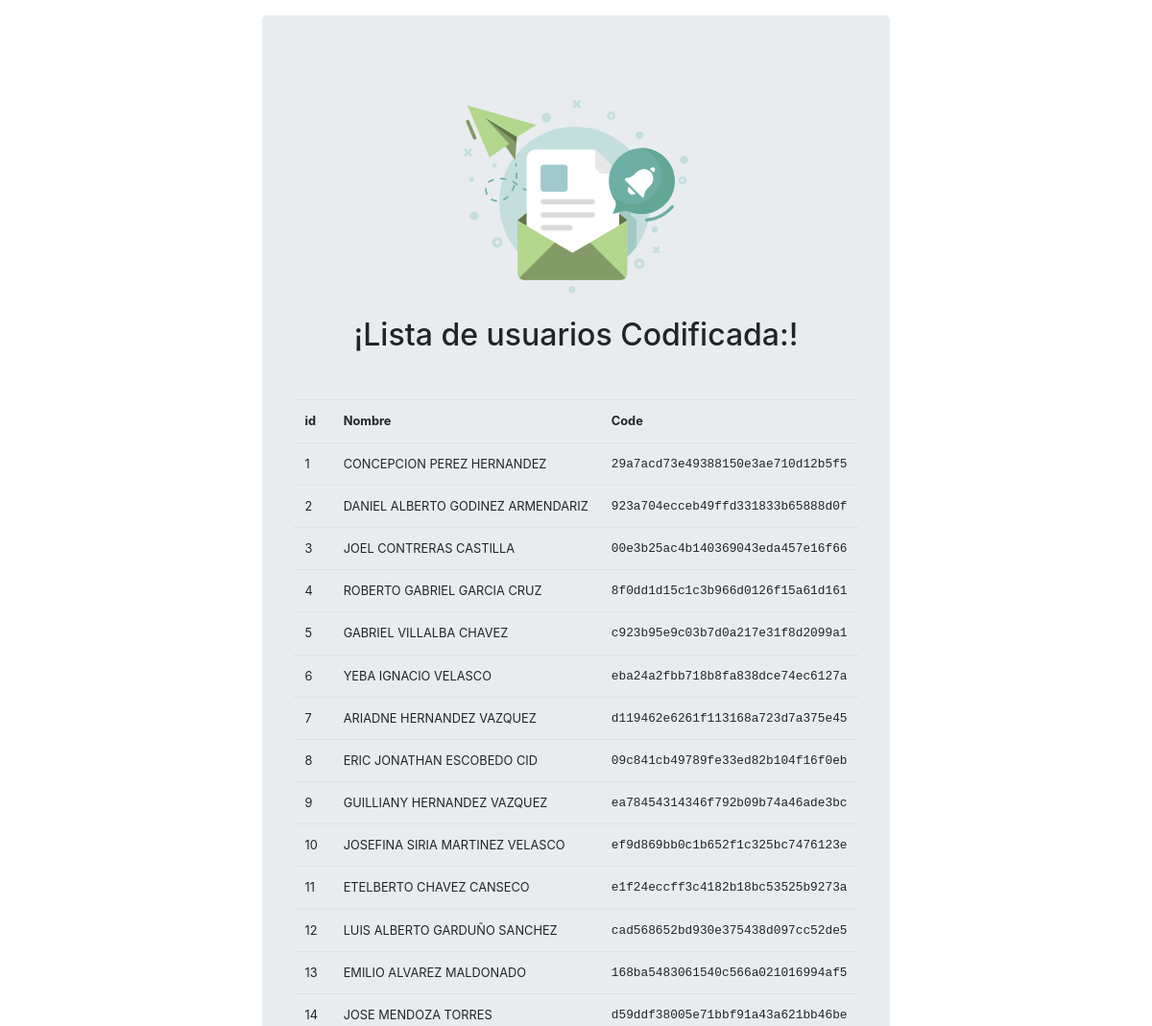
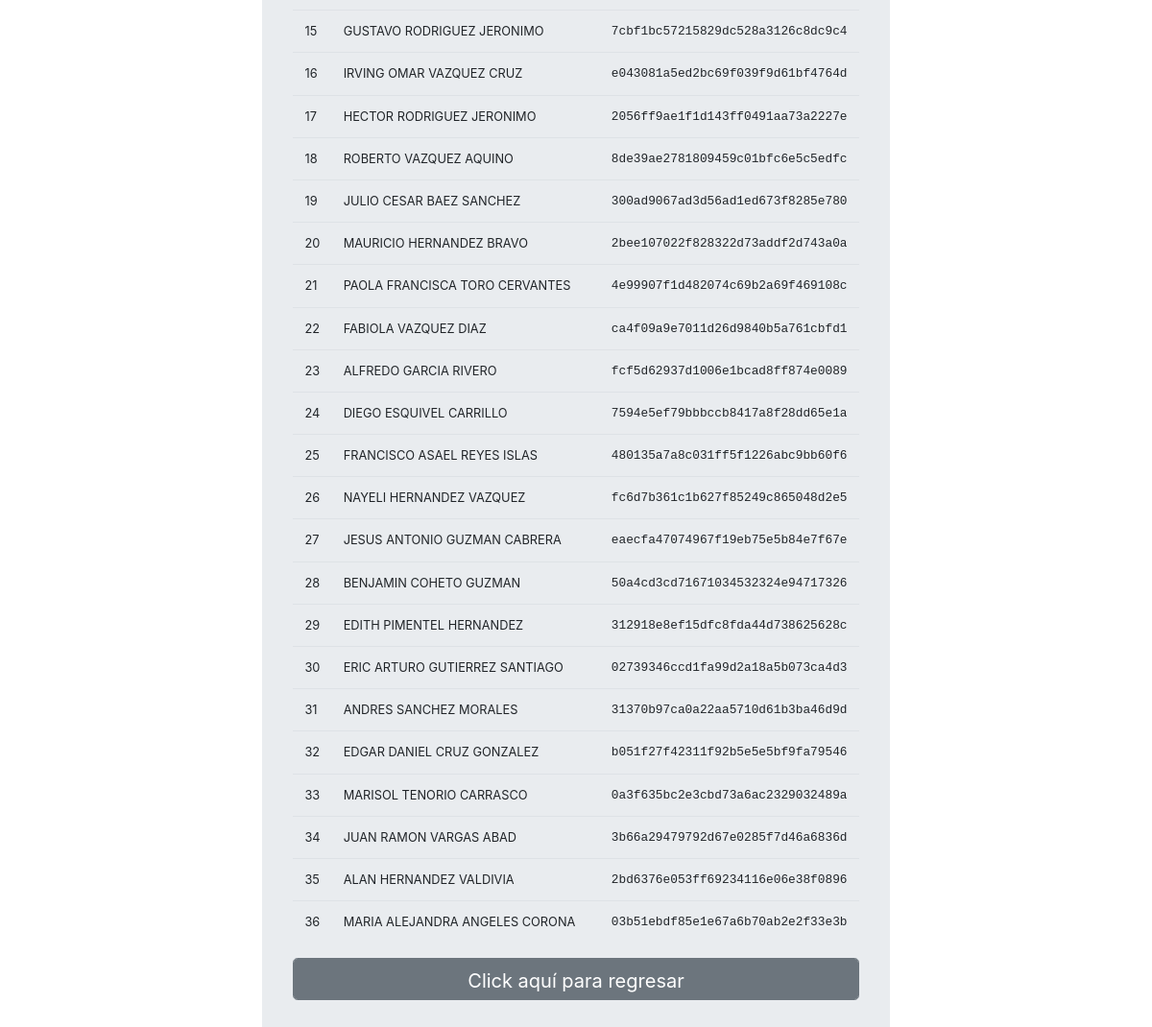
Page /protected/php/codificador.php on the committed database (2 pictures, top to bottom).
### tables this page shows
CREATE TABLE "dataEmpleados" (
	`id`	INTEGER PRIMARY KEY AUTOINCREMENT UNIQUE,
	`NumEmpleado`	TEXT,
	`Nombre`	TEXT,
	`Genero`	TEXT,
	`Corporativo`	TEXT,
	`Empresa`	TEXT,
	`Puesto`	TEXT,
	`SeguroSos`	TEXT,
	`RazonSocial`	TEXT,
	`correoElect`	TEXT,
	`Telefono`	TEXT,
	`codeMd5`	TEXT
);

### protected/php/codificador.php (the view, shortened to what this page needs)
<!DOCTYPE html>
<html lang="es">
<head>
	<link rel="stylesheet" href="../css/bootstrap.min.css">
	<link rel="stylesheet" href="../css/animate.css">
</head>
<body>
	 <div class="container animated fadeIn">
	 	<div class="abs-center">
		 		<div class="p-3">
		 			<div class="row">
		 				<div class="col-auto jumbotron mx-auto">
							 <div class="text-center">
								 <img src="../img/mail.svg" class="img-fluid animated swing delay-2s" style="width: 250px;">
							 </div>
				 			<h2 class="text-center">¡Lista de usuarios Codificada:!</h2>
				 			<br>
				 			<p>
				 			<table class="table table-responsive-md" style="font-size: .8em;">
				 				<tr>
				 					<th>id</th>
				 					<th>Nombre</th>
				 					<th>Code</th>
				 				</tr>
				 				<?php
								$con = new SQLite3("../data/nom035.db") or die("Problemas para conectar");
								$cs = $con -> query("SELECT id,NumEmpleado,Nombre FROM dataEmpleados ORDER BY id");
								while ($resul = $cs -> fetchArray()) {
									$id = $resul['id'];
									$nombre = $resul['Nombre'];
									echo '
									<tr>
									<td>'.$id.'</td>
									<td>'.$nombre.'</td>
									<td class="text-justify text-monospace">'.md5($nombre).'</td>
									</tr>
									';
								}
				 				 ?>
				 			</table>
				 			</p>
				 			<a href="../" class="btn btn-secondary btn-lg form-control">Click aquí para regresar</a>
			 			</div>
			 		</div>
			 	</div>
	 	</div>
	 </div>
</body>
</html>

### rows in the picture
dataempleados: id "1", Nombre "CONCEPCION PEREZ HERNANDEZ", Nombre "29a7acd73e49388150e3ae710d12b5f5"
dataempleados: id "2", Nombre "DANIEL ALBERTO GODINEZ ARMENDARIZ", Nombre "923a704ecceb49ffd331833b65888d0f"
dataempleados: id "3", Nombre "JOEL CONTRERAS CASTILLA", Nombre "00e3b25ac4b140369043eda457e16f66"
dataempleados: id "4", Nombre "ROBERTO GABRIEL GARCIA CRUZ", Nombre "8f0dd1d15c1c3b966d0126f15a61d161"
dataempleados: id "5", Nombre "GABRIEL VILLALBA CHAVEZ", Nombre "c923b95e9c03b7d0a217e31f8d2099a1"
dataempleados: id "6", Nombre "YEBA IGNACIO VELASCO", Nombre "eba24a2fbb718b8fa838dce74ec6127a"
dataempleados: id "7", Nombre "ARIADNE HERNANDEZ VAZQUEZ", Nombre "d119462e6261f113168a723d7a375e45"
dataempleados: id "8", Nombre "ERIC JONATHAN ESCOBEDO CID", Nombre "09c841cb49789fe33ed82b104f16f0eb"
dataempleados: id "9", Nombre "GUILLIANY HERNANDEZ VAZQUEZ", Nombre "ea78454314346f792b09b74a46ade3bc"
dataempleados: id "10", Nombre "JOSEFINA SIRIA MARTINEZ VELASCO", Nombre "ef9d869bb0c1b652f1c325bc7476123e"
dataempleados: id "11", Nombre "ETELBERTO CHAVEZ CANSECO", Nombre "e1f24eccff3c4182b18bc53525b9273a"
dataempleados: id "12", Nombre "LUIS ALBERTO GARDUÑO SANCHEZ", Nombre "cad568652bd930e375438d097cc52de5"
dataempleados: id "13", Nombre "EMILIO ALVAREZ MALDONADO", Nombre "168ba5483061540c566a021016994af5"
dataempleados: id "14", Nombre "JOSE MENDOZA TORRES", Nombre "d59ddf38005e71bbf91a43a621bb46be"
dataempleados: id "15", Nombre "GUSTAVO RODRIGUEZ JERONIMO", Nombre "7cbf1bc57215829dc528a3126c8dc9c4"
dataempleados: id "16", Nombre "IRVING OMAR VAZQUEZ CRUZ", Nombre "e043081a5ed2bc69f039f9d61bf4764d"
dataempleados: id "17", Nombre "HECTOR RODRIGUEZ JERONIMO", Nombre "2056ff9ae1f1d143ff0491aa73a2227e"
dataempleados: id "18", Nombre "ROBERTO VAZQUEZ AQUINO", Nombre "8de39ae2781809459c01bfc6e5c5edfc"
dataempleados: id "19", Nombre "JULIO CESAR BAEZ SANCHEZ", Nombre "300ad9067ad3d56ad1ed673f8285e780"
dataempleados: id "20", Nombre "MAURICIO HERNANDEZ BRAVO", Nombre "2bee107022f828322d73addf2d743a0a"
dataempleados: id "21", Nombre "PAOLA FRANCISCA TORO CERVANTES", Nombre "4e99907f1d482074c69b2a69f469108c"
dataempleados: id "22", Nombre "FABIOLA VAZQUEZ DIAZ", Nombre "ca4f09a9e7011d26d9840b5a761cbfd1"
dataempleados: id "23", Nombre "ALFREDO GARCIA RIVERO", Nombre "fcf5d62937d1006e1bcad8ff874e0089"
dataempleados: id "24", Nombre "DIEGO ESQUIVEL CARRILLO", Nombre "7594e5ef79bbbccb8417a8f28dd65e1a"
dataempleados: id "25", Nombre "FRANCISCO ASAEL REYES ISLAS", Nombre "480135a7a8c031ff5f1226abc9bb60f6"
dataempleados: id "26", Nombre "NAYELI HERNANDEZ VAZQUEZ", Nombre "fc6d7b361c1b627f85249c865048d2e5"
dataempleados: id "27", Nombre "JESUS ANTONIO GUZMAN CABRERA", Nombre "eaecfa47074967f19eb75e5b84e7f67e"
dataempleados: id "28", Nombre "BENJAMIN COHETO GUZMAN", Nombre "50a4cd3cd71671034532324e94717326"
dataempleados: id "29", Nombre "EDITH PIMENTEL HERNANDEZ", Nombre "312918e8ef15dfc8fda44d738625628c"
dataempleados: id "30", Nombre "ERIC ARTURO GUTIERREZ SANTIAGO", Nombre "02739346ccd1fa99d2a18a5b073ca4d3"
dataempleados: id "31", Nombre "ANDRES SANCHEZ MORALES", Nombre "31370b97ca0a22aa5710d61b3ba46d9d"
dataempleados: id "32", Nombre "EDGAR DANIEL CRUZ GONZALEZ", Nombre "b051f27f42311f92b5e5e5bf9fa79546"
dataempleados: id "33", Nombre "MARISOL TENORIO CARRASCO", Nombre "0a3f635bc2e3cbd73a6ac2329032489a"
dataempleados: id "34", Nombre "JUAN RAMON VARGAS ABAD", Nombre "3b66a29479792d67e0285f7d46a6836d"
dataempleados: id "35", Nombre "ALAN HERNANDEZ VALDIVIA", Nombre "2bd6376e053ff69234116e06e38f0896"
dataempleados: id "36", Nombre "MARIA ALEJANDRA ANGELES CORONA", Nombre "03b51ebdf85e1e67a6b70ab2e2f33e3b"
